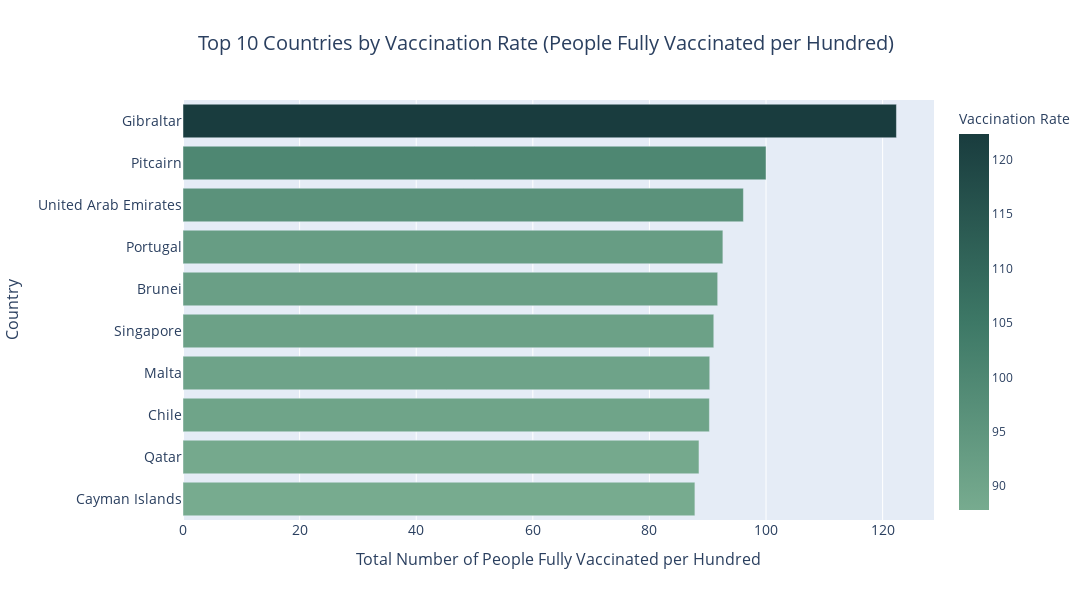

The notebook cell this image was saved under:
### Markdown cell above
#### 4.1.1 Top 10 Countries by Vaccination Rate

### Code cell
# Highest vaccination rates
fig = go.Figure(go.Bar(
    x=highest_vaccination_rates['Total Number of People Fully Vaccinated per Hundred'],
    y=highest_vaccination_rates['Country'],
    orientation='h', # Horizontal bar chart
    marker={
        'color': highest_vaccination_rates['Total Number of People Fully Vaccinated per Hundred'],
        'coloraxis': 'coloraxis' # Color bars based on vaccination rate
    } 
))

# Customize the chart layout
fig.update_layout(
    title={
        'text': 'Top 10 Countries by Vaccination Rate (People Fully Vaccinated per Hundred)',
        'x': 0.5,  # Center the title horizontally
        'xanchor': 'center',  # Ensure the centering is based on the middle of the text
        'font': {
            'size': 20 # Title font size
        }  
    },
    xaxis={
        'title': 'Total Number of People Fully Vaccinated per Hundred',
        'title_font_size': 16,  # X-axis title font size
        'tickfont_size': 14  # X-axis tick font size
    },
    yaxis={
        'title': 'Country',
        'title_font_size': 16,  # Y-axis title font size
        'tickfont_size': 14,  # Y-axis tick font size
        'autorange': "reversed" # Countries ordered from highest vaccination rate at the top
    },
    coloraxis={
        'colorscale': color_scale_top,
        'colorbar': {
            'title': 'Vaccination Rate'
        }
    },
    height=600,
    width=1200
)

fig.show()

### Figure 1 — Plotly figure (JSON) as saved in the notebook; plotly's stock layout.template omitted (floating-point values rounded to 4 significant figures)
{"data": [{"marker": {"color": [122.4, 100, 96.12, 92.6, 91.71, 91.04, 90.35, 90.29, 88.5, 87.8], "coloraxis": "coloraxis"}, "orientation": "h", "type": "bar", "x": [122.4, 100, 96.12, 92.6, 91.71, 91.04, 90.35, 90.29, 88.5, 87.8], "y": ["Gibraltar", "Pitcairn", "United Arab Emirates", "Portugal", "Brunei", "Singapore", "Malta", "Chile", "Qatar", "Cayman Islands"]}], "layout": {"coloraxis": {"colorbar": {"title": {"text": "Vaccination Rate"}}, "colorscale": [[0, "rgb(119, 171, 143)"], [0.5, "rgb(61, 120, 102)"], [1, "rgb(25, 60, 62)"]]}, "height": 600, "title": {"font": {"size": 20}, "text": "Top 10 Countries by Vaccination Rate (People Fully Vaccinated per Hundred)", "x": 0.5, "xanchor": "center"}, "width": 1200, "xaxis": {"tickfont": {"size": 14}, "title": {"font": {"size": 16}, "text": "Total Number of People Fully Vaccinated per Hundred"}}, "yaxis": {"autorange": "reversed", "tickfont": {"size": 14}, "title": {"font": {"size": 16}, "text": "Country"}}}}
